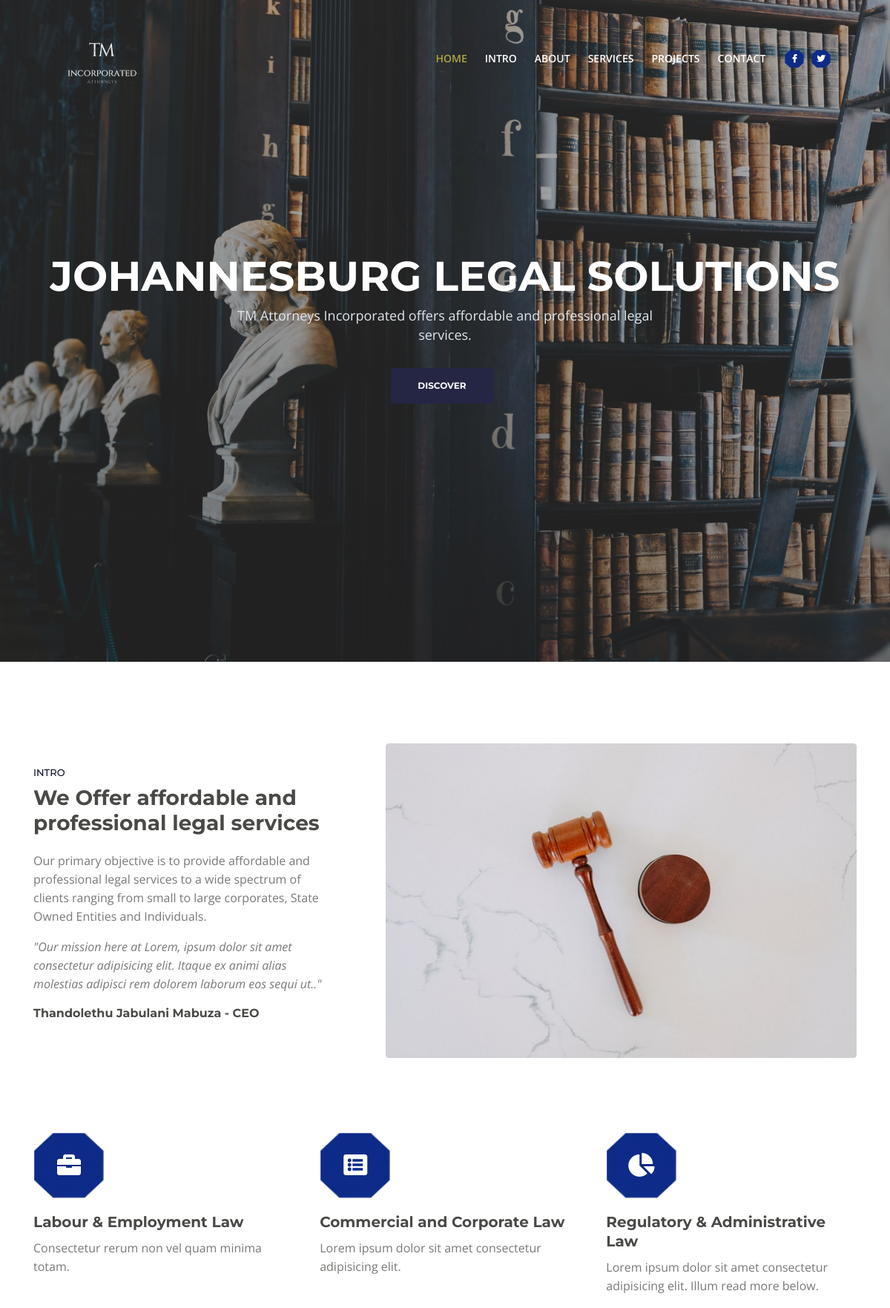
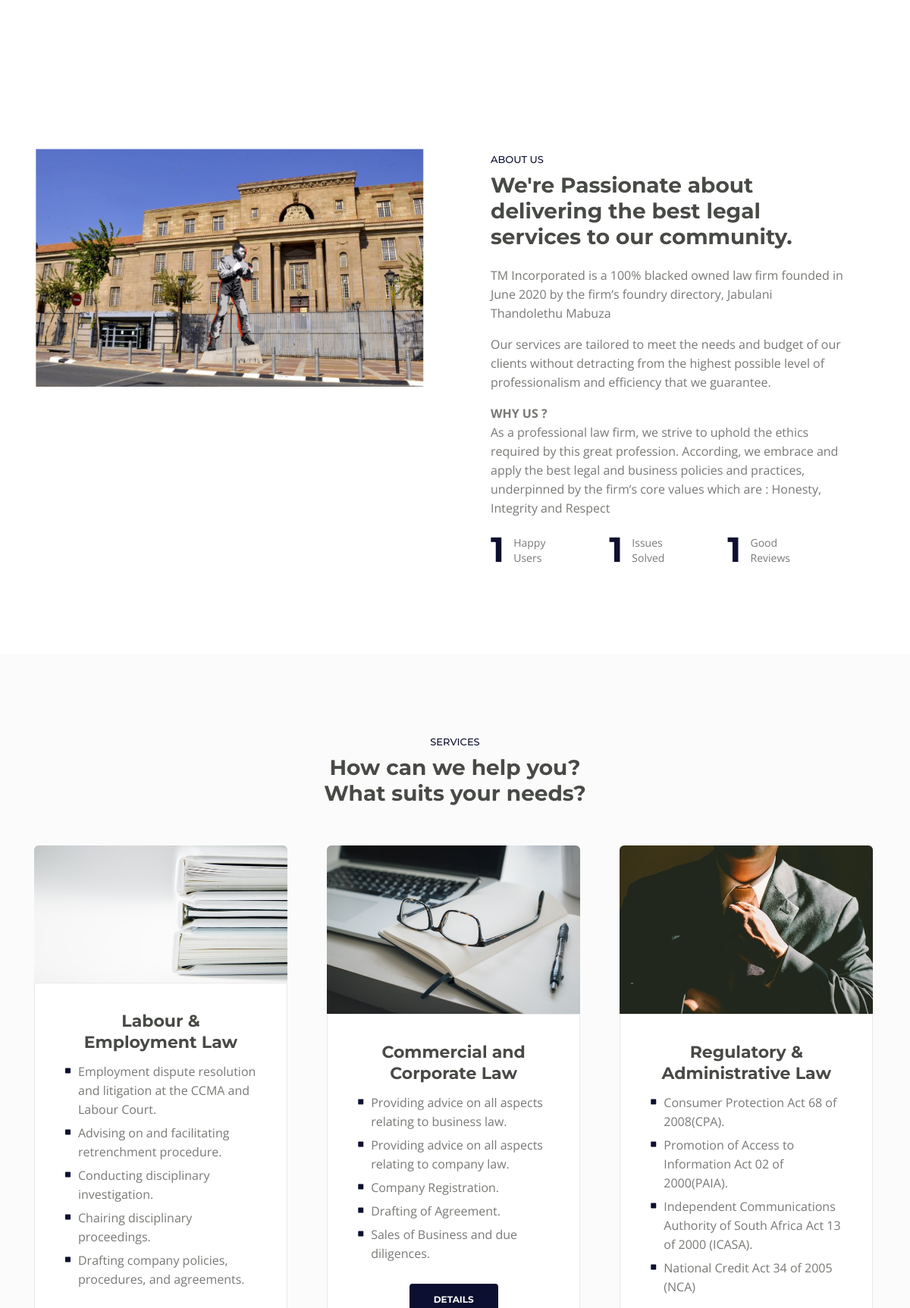
The page / (upper part) on the database its author committed (2 pictures, top to bottom).
### website/models.py (models this page shows, shortened)
class Service(models.Model):
    title = models.CharField(null=True, blank=True, max_length=50)
    image = models.ImageField(upload_to='uploads/', null=True, blank=True )
    description_1 = models.CharField(null=True, blank=True, max_length=300)
    date_1 = models.DateTimeField(default=datetime.now, blank=True)
    description_2 = models.CharField(null=True, blank=True, max_length=300)
    date_2 = models.DateTimeField(default=datetime.now, blank=True)
    description_3 = models.CharField(null=True, blank=True, max_length=300)
    date_3 = models.DateTimeField(default=datetime.now, blank=True)
    description_4 = models.CharField(null=True, blank=True, max_length=300)
    date_4 = models.DateTimeField(default=datetime.now, blank=True)
    description_5 = models.CharField(null=True, blank=True, max_length=300)
    date_5 = models.DateTimeField(default=datetime.now, blank=True)

### website/views.py (the view)
# urls.py: 2. Add a URL to urlpatterns:  path('', views.home, name='home')
def home(request):
    service = Service.objects.all()
    return render(request, 'home.html', {'service': service})

### website/templates/home.html (shortened to what this page needs)
{% load static %}
<!DOCTYPE html>
<html lang="en">
  <head>
    <link href="{% static 'css/bootstrap.css' %}" rel="stylesheet" />
    <link href="{% static 'css/fontawesome-all.css' %}" rel="stylesheet" />
    <link href="{% static 'css/swiper.css' %}" rel="stylesheet" />
    <link href="{% static 'css/magnific-popup.css' %}" rel="stylesheet" />
    <link href="{% static 'css/styles.css' %}" rel="stylesheet" />
    <link rel="stylesheet" href="https://unpkg.com/aos@next/dist/aos.css" />
  </head>
  <body data-spy="scroll" data-target=".fixed-top">
    <nav class="navbar navbar-expand-md navbar-dark navbar-custom fixed-top">
      <a class="navbar-brand logo-image" href="home.html"
        ><img
          src="{% static 'images/tm-logo-1.png' %}"
          alt="TM Attorneys Inc. logo"
      /></a>
      <div class="collapse navbar-collapse" id="navbarsExampleDefault">
        <ul class="navbar-nav ml-auto">
          <li class="nav-item">
            <a class="nav-link page-scroll" href="#header"
              >HOME <span class="sr-only">(current)</span></a
            >
          </li>
          <li class="nav-item">
            <a class="nav-link page-scroll" href="#intro">INTRO</a>
          </li>
          <li class="nav-item">
            <a class="nav-link page-scroll" href="#about">ABOUT</a>
          </li>
          <li class="nav-item">
            <a class="nav-link page-scroll" href="#services">SERVICES</a>
          </li>
          <li class="nav-item">
            <a class="nav-link page-scroll" href="#projects">PROJECTS</a>
          </li>
          <li class="nav-item">
            <a class="nav-link page-scroll" href="#contact">CONTACT</a>
          </li>
        </ul>
        <span class="nav-item social-icons">
          <span class="fa-stack">
            <a href="#your-link">
              <span class="hexagon"></span>
              <i class="fab fa-facebook-f fa-stack-1x"></i>
            </a>
          </span>
          <span class="fa-stack">
            <a href="#your-link">
              <span class="hexagon"></span>
              <i class="fab fa-twitter fa-stack-1x"></i>
            </a>
          </span>
        </span>
      </div>
    </nav>
    <header id="header" class="header">
      <div class="header-content">
        <div class="container">
          <div class="row">
            <div class="col-lg-12">
              <div class="text-container">
                <h1>
                  JOHANNESBURG LEGAL
                  <span id="js-rotating">SERVICES, SOLUTIONS, ADVICE</span>
                </h1>
                <p class="p-heading p-large">
                  TM Attorneys Incorporated offers affordable and professional
                  legal services.
                </p>
                <a class="btn-solid-lg page-scroll" href="#intro">DISCOVER</a>
              </div>
            </div>
          </div>
        </div>
      </div>
    </header>
    <div id="intro" class="basic-1">
      <div class="container">
        <div class="row">
          <div class="col-lg-5">
            <div class="text-container">
              <div class="section-title">INTRO</div>
              <h2>We Offer affordable and professional legal services</h2>
              <p>
                Our primary objective is to provide affordable and professional
                legal services to a wide spectrum of clients ranging from small
                to large corporates, State Owned Entities and Individuals.
              </p>
              <p class="testimonial-text">
                "Our mission here at Lorem, ipsum dolor sit amet consectetur
                adipisicing elit. Itaque ex animi alias molestias adipisci rem
                dolorem laborum eos sequi ut.."
              </p>
              <div class="testimonial-author">
                Thandolethu Jabulani Mabuza - CEO
              </div>
            </div>
          </div>
          <div class="col-lg-7">
            <div class="image-container">
              <img
                class="img-fluid"
                src="{% static 'images/image-6.jpg' %}"
                alt="alternative"
              />
            </div>
          </div>
        </div>
      </div>
    </div>
    <div class="cards-1">
      <div class="container">
        <div class="row">
          <div class="col-lg-12">
            <div class="card">
              <span class="fa-stack">
                <span class="hexagon"></span>
                <i class="fa fa-briefcase fa-stack-1x"></i>
              </span>
              <div class="card-body">
                <h4 class="card-title">Labour & Employment Law</h4>
                <p>Consectetur rerum non vel quam minima totam.</p>
              </div>
            </div>
            <div class="card">
              <span class="fa-stack">
                <span class="hexagon"></span>
                <i class="fas fa-list-alt fa-stack-1x"></i>
              </span>
              <div class="card-body">
                <h4 class="card-title">Commercial and Corporate Law</h4>
                <p>Lorem ipsum dolor sit amet consectetur adipisicing elit.</p>
              </div>
            </div>
            <div class="card">
              <span class="fa-stack">
                <span class="hexagon"></span>
                <i class="fas fa-chart-pie fa-stack-1x"></i>
              </span>
              <div class="card-body">
                <h4 class="card-title">Regulatory & Administrative Law</h4>
                <p>
                  Lorem ipsum dolor sit amet consectetur adipisicing elit. Illum
                  read more below.
                </p>
              </div>
            </div>
          </div>
        </div>
      </div>
    </div>
    <div id="about" class="counter">
      <div class="container">
        <div class="row">
          <div class="col-lg-5 col-xl-6">
            <div class="image-container">
              <img
                class="img-fluid"
                src="{% static 'images/image-8.jpg' %}"
                alt="alternative"
              />
            </div>
          </div>
          <div class="col-lg-7 col-xl-6">
            <div class="text-container">
              <div class="section-title">ABOUT US</div>
              <h2>
                We're Passionate about delivering the best legal services to our
                community.
              </h2>
              <p>
                TM Incorporated is a 100% blacked owned law firm founded in June
                2020 by the firm’s foundry directory, Jabulani Thandolethu
                Mabuza
              </p>
              <p>
                Our services are tailored to meet the needs and budget of our
                clients without detracting from the highest possible level of
                professionalism and efficiency that we guarantee.
              </p>
              <p>
                <b> WHY US ?</b><br />
                As a professional law firm, we strive to uphold the ethics
                required by this great profession. According, we embrace and
                apply the best legal and business policies and practices,
                underpinned by the firm’s core values which are : Honesty,
                Integrity and Respect
              </p>
              <div id="counter">
                <div class="cell">
                  <div class="counter-value number-count" data-count="231">
                    1
                  </div>
                  <div class="counter-info">Happy<br />Users</div>
                </div>
                <div class="cell">
                  <div class="counter-value number-count" data-count="121">
                    1
                  </div>
                  <div class="counter-info">Issues<br />Solved</div>
                </div>
                <div class="cell">
                  <div class="counter-value number-count" data-count="159">
                    1
                  </div>
                  <div class="counter-info">Good<br />Reviews</div>
                </div>
              </div>
            </div>
          </div>
        </div>
      </div>
    </div>
    <div id="services" class="cards-2">
      <div class="container">
        <div class="row">
          <div class="col-lg-12">
            <div class="section-title">SERVICES</div>
            <h2>
              How can we help you?<br />
              What suits your needs?
            </h2>
          </div>
        </div>
        <div class="row">
          <div class="col-lg-12">
            {% for service in service %}
            <div class="card">
              <div class="card-image">
                <img
                  class="img-fluid"
                  src="{{ service.image.url }}"
                  alt="alternative"
                />
              </div>
              <div class="card-body">
                <h3 class="card-title">{{ service.title }}</h3>
                <ul class="list-unstyled li-space-lg">
                  <li class="media">
                    <i class="fas fa-square"></i>
                    <div class="media-body">{{ service.description_1 }}</div>
                  </li>
                  {% if service.description_2 %}
                  <li class="media">
                    <i class="fas fa-square"></i>
                    <div class="media-body">{{ service.description_2 }}</div>
                  </li>
                  {% endif %} {% if service.description_3 %}
                  <li class="media">
                    <i class="fas fa-square"></i>
                    <div class="media-body">{{ service.description_3 }}</div>
                  </li>
                  {% endif %} {% if service.description_4 %}
                  <li class="media">
                    <i class="fas fa-square"></i>
                    <div class="media-body">{{ service.description_4 }}</div>
                  </li>
                  {% endif %} {% if service.description_5 %}
                  <li class="media">
                    <i class="fas fa-square"></i>
                    <div class="media-body">{{ service.description_5 }}</div>
                  </li>
                  {% endif %}
                </ul>
                <br />
                <div class="button-container">
                  <a class="btn-solid-reg page-scroll" href="#callMe"
                    >DETAILS</a
                  >
                </div>
              </div>
            </div>
            {% endfor %}
          </div>
        </div>
      </div>
    </div>
  </body>
</html>

### rows shown on the page
Service: image (picture), title "Labour & Employment Law", description_1 "Employment dispute resolution and litigation at the CCMA and Labour Court.", description_2 "Advising on and facilitating retrenchment procedure.", description_3 "Conducting disciplinary investigation.", description_4 "Chairing disciplinary proceedings.", description_5 "Drafting company policies, procedures, and agreements."
Service: image (picture), title "Commercial and Corporate Law", description_1 "Providing advice on all aspects relating to business law.", description_2 "Providing advice on all aspects relating to company law.", description_3 "Company Registration.", description_4 "Drafting of Agreement.", description_5 "Sales of Business and due diligences."
Service: image (picture), title "Regulatory & Administrative Law", description_1 "Consumer Protection Act 68 of 2008(CPA).", description_2 "Promotion of Access to Information Act 02 of 2000(PAIA).", description_3 "Independent Communications Authority of South Africa Act 13 of 2000 (ICASA).", description_4 "National Credit Act 34 of 2005 (NCA)"
